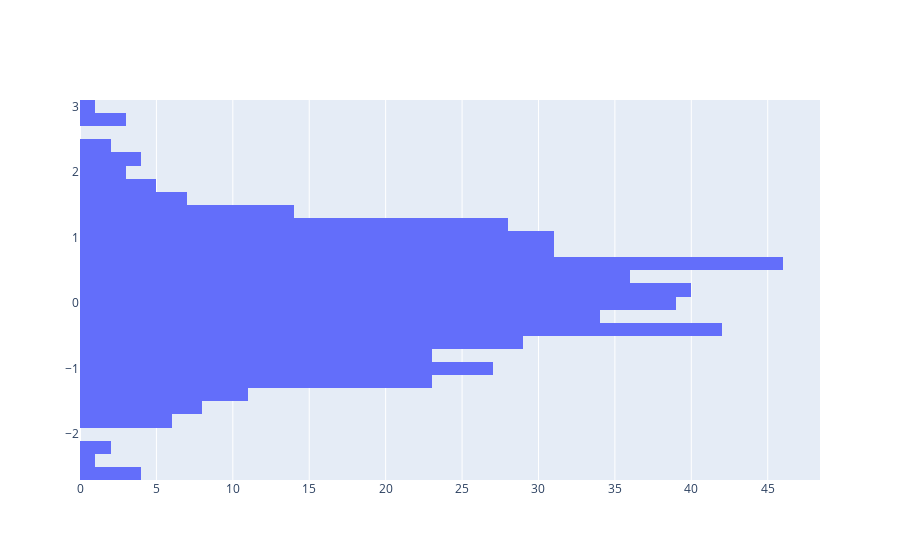

Write notebook code for a chart like this one.
### Code cell
#default script
import plotly.graph_objects as go

import numpy as np
%matplotlib inline
y = np.random.randn(500)
# Use `y` argument instead of `x` for horizontal histogram
go.Figure(data=[go.Histogram(y=y)])

### Figure 1 — Plotly figure (JSON) as saved in the notebook; plotly's stock layout.template omitted (floating-point values rounded to 4 significant figures; data arrays with more than 128 entries replaced by an {"elided": "..."} marker saying what was removed)
{"data": [{"type": "histogram", "y": {"elided": "500 float values"}}], "layout": {}}
